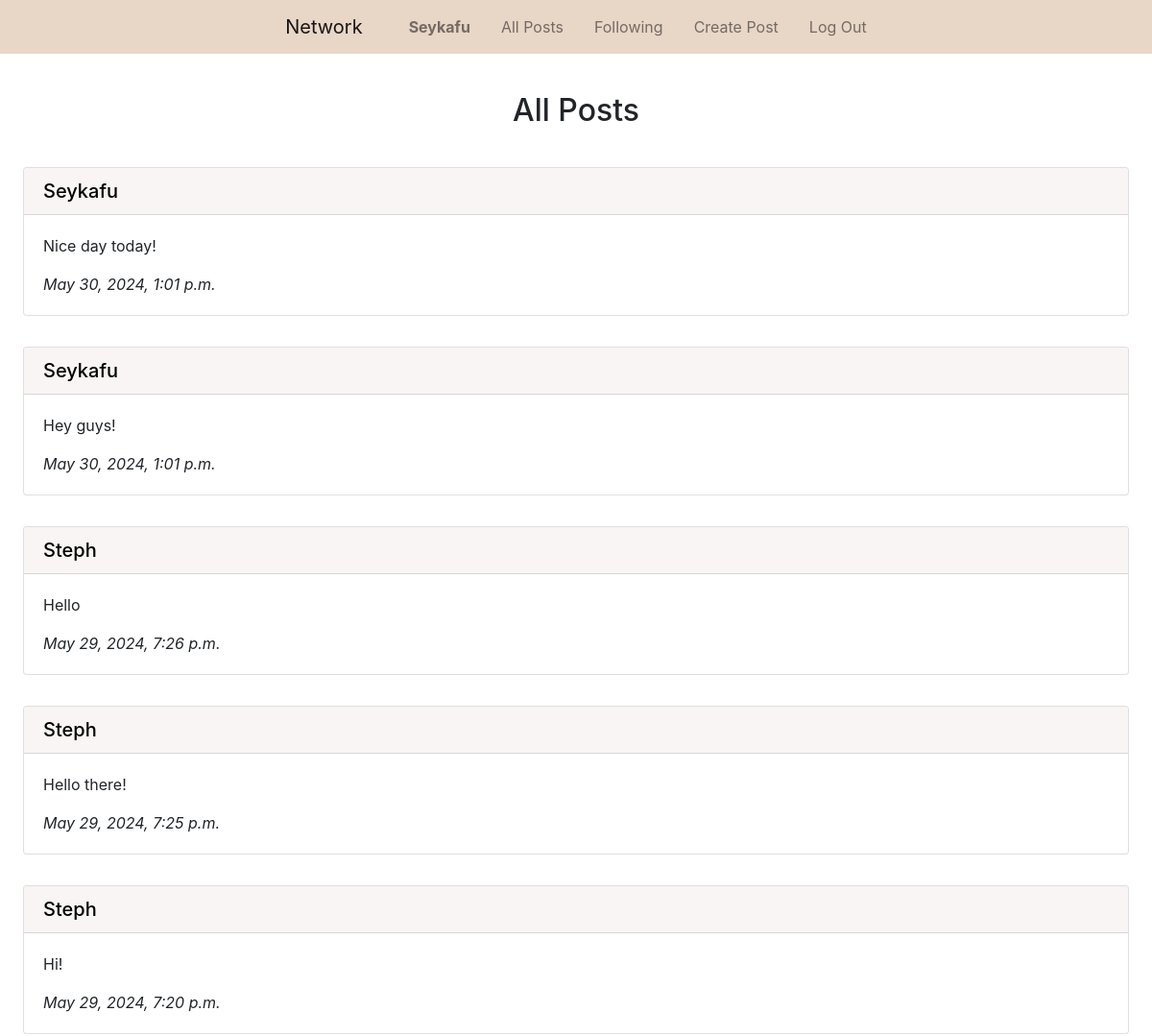
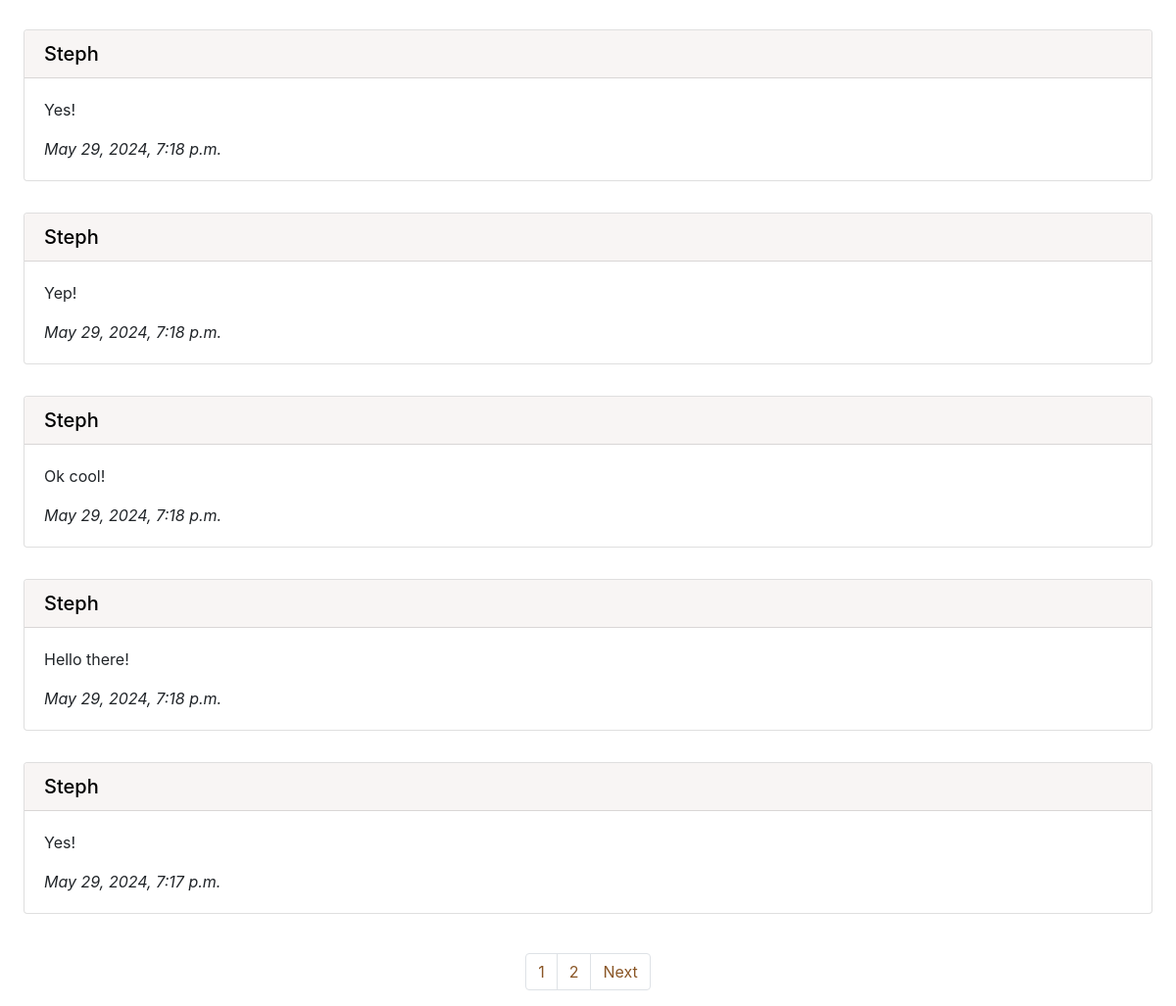
Screenshot of / (signed in) with the database file from the repository (2 pictures, top to bottom).
### network/models.py (models this page shows, shortened)
class User(AbstractUser):
    pass

class Post(models.Model):
    content = models.CharField(max_length=300)
    user = models.ForeignKey(User, on_delete=models.CASCADE, related_name="post_user")
    date_time = models.DateTimeField(auto_now_add=True)

### network/views.py (the view)
# urls.py: path("", views.index, name="index"),
def index(request):
    all_posts = Post.objects.all().order_by("id").reverse()
    paginator = Paginator(all_posts, 10)
    page_number = request.GET.get("page")
    page_posts = paginator.get_page(page_number)
    return render(request, "network/index.html", {
        "page_posts": page_posts
    })

### network/templates/network/index.html (shortened to what this page needs)
{% extends "network/layout.html" %}
{% block body %}
    <h2 class="px-5 pt-4 pb-3 mt-3 text-center">All Posts</h2>
    {% for post in page_posts %}
        <div class="px-4 py-3">
            <div class="card">
                <h5 class="card-header bg-brown"><a class="blacklink" href="{% url 'profile' user_id=post.user.id %}">{{ post.user.username | capfirst }}</a></h5>
                <div class="card-body">
                <p class="card-text">{{ post.content }}</p>
                <p class="card-text"><i>{{ post.date_time }}</i></p>
                </div>
            </div>
        </div>
    {% endfor %}
    <br>
    <nav aria-label="Page navigation">
        <ul class="pagination d-flex justify-content-center">
            {% for i in page_posts.paginator.page_range %}
                <li class="page-item"><a class="page-link brown-text" href="?page={{ i }}">{{ i }}</a></li>
            {% endfor %}
            {% if page_posts.has_next %}
                <li class="page-item"><a class="page-link brown-text" href="?page={{ page_posts.next_page_number }}">Next</a></li>
            {% endif %}
        </ul>
      </nav>
{% endblock %}

### network/templates/network/layout.html (shortened to what this page needs)
{% load static %}
<!DOCTYPE html>
<html lang="en">
    <head>
        <link rel="stylesheet" href="https://stackpath.bootstrapcdn.com/bootstrap/4.4.1/css/bootstrap.min.css">
        <link href="{% static 'network/styles.css' %}" rel="stylesheet">
    </head>
    <body>
        <nav class="navbar navbar-expand-lg navbar-light bg-light justify-content-center">
            <a class="navbar-brand px-3" href="{% url 'index' %}">Network</a>
            <div>
              <ul class="navbar-nav mr-auto">
                {% if user.is_authenticated %}
                    <li class="nav-item">
                        <a class="nav-link px-3" href="{% url 'profile' user_id=user.id %}"><strong>{{ user.username | capfirst }}</strong></a>
                    </li>
                {% endif %}
                <li class="nav-item">
                  <a class="nav-link px-3" href="{% url 'index' %}">All Posts</a>
                </li>
                {% if user.is_authenticated %}
                    <li class="nav-item">
                        <a class="nav-link px-3" href="#">Following</a>
                    </li>
                    <li class="nav-item">
                        <a class="nav-link px-3" href="{% url 'create' %}">Create Post</a>
                    </li>
                    <li class="nav-item">
                        <a class="nav-link px-3" href="{% url 'logout' %}">Log Out</a>
                    </li>
                {% endif %}
              </ul>
            </div>
          </nav>
        <div class="body">
            {% block body %}
            {% endblock %}
        </div>
    </body>
</html>

### network/static/network/styles.css (style rules this page uses)
.blacklink { color: black !important; }
.bg-light { background-color: #e8d6c7 !important; }
.bg-brown { background-color: #f8f5f4 !important; }
.brown-text { color: #8a5626 !important; }

### rows the page displays
User: username "Seykafu"
Post: user.username "Seykafu", content "Nice day today!", date_time "May 30, 2024, 1:01 p.m."
Post: user.username "Seykafu", content "Hey guys!", date_time "May 30, 2024, 1:01 p.m."
Post: user.username "Steph", content "Hello", date_time "May 29, 2024, 7:26 p.m."
Post: user.username "Steph", content "Hello there!", date_time "May 29, 2024, 7:25 p.m."
Post: user.username "Steph", content "Hi!", date_time "May 29, 2024, 7:20 p.m."
Post: user.username "Steph", content "Yes!", date_time "May 29, 2024, 7:18 p.m."
Post: user.username "Steph", content "Yep!", date_time "May 29, 2024, 7:18 p.m."
Post: user.username "Steph", content "Ok cool!", date_time "May 29, 2024, 7:18 p.m."
Post: user.username "Steph", content "Hello there!", date_time "May 29, 2024, 7:18 p.m."
Post: user.username "Steph", content "Yes!", date_time "May 29, 2024, 7:17 p.m."

### other values shown
{{ i }} "1" "2"
